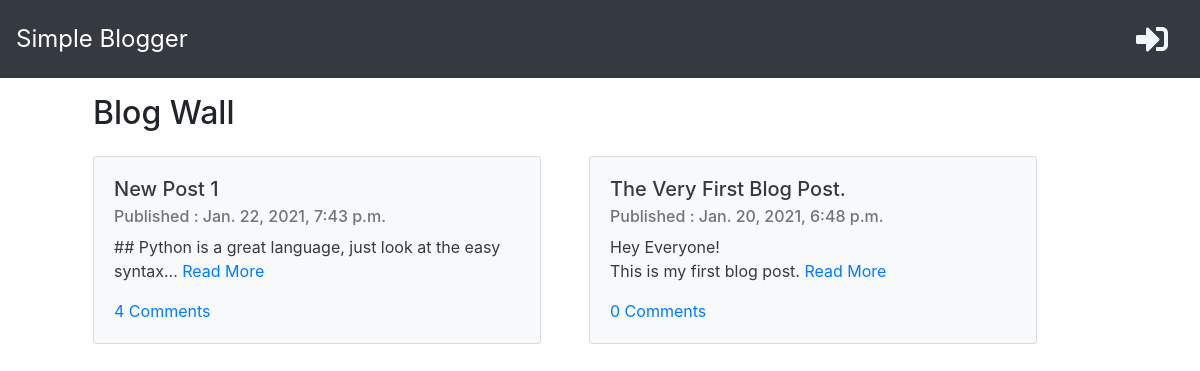
/, run on an earlier commit of the app's database.
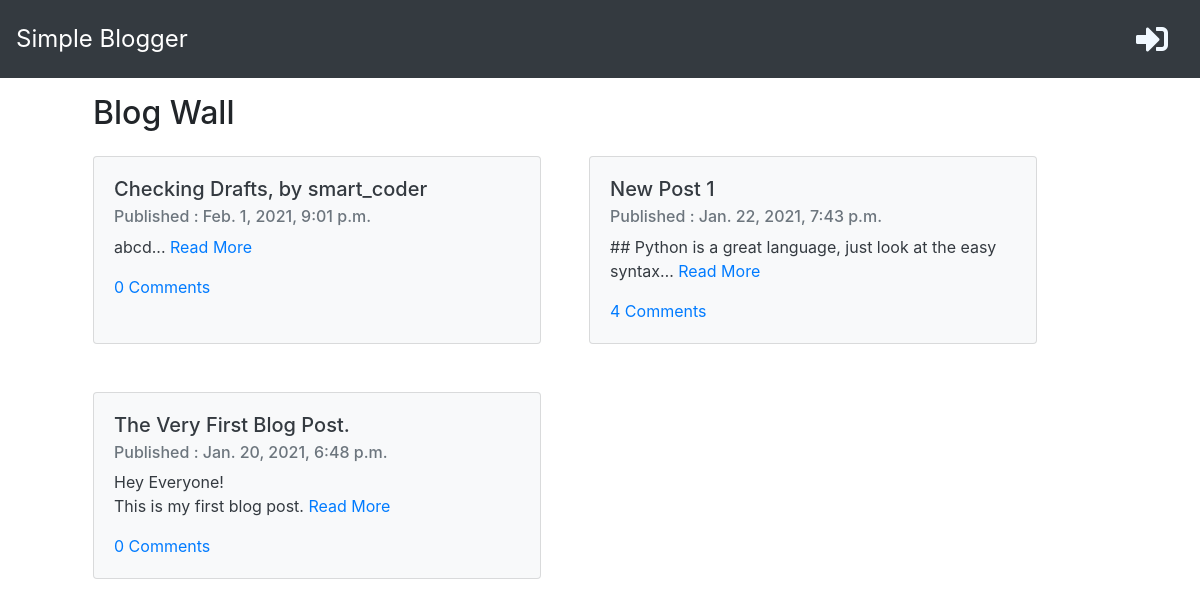
And on a later commit of the database.
### blog/models.py (models this page shows, shortened)
class Post(models.Model):
    author          = models.ForeignKey('auth.User', on_delete=models.CASCADE)
    title           = models.CharField(max_length=150)
    text            = models.TextField()
    created_date    = models.DateTimeField(default=timezone.now)
    published_date  = models.DateTimeField(blank=True, null=True)
    def approved_comments(self):
        return self.comments.filter(approved=True)

### blog/views.py (the view)
# urls.py: path('', post_list, name='post_list'),
def post_list(request):
    posts = Post.objects.filter(published_date__lte=timezone.now()).order_by('-published_date')
    stuff_for_frontend = {'posts': posts}
    return render(request, 'blog/post_list.html', stuff_for_frontend)

### blog/templates/blog/post_list.html (shortened to what this page needs)
{% extends "index.html" %}
{% load markdownify %}
{% block content %}
<div class="container">
    <div class="page-header">
        <h2 class="ml-5 mt-3 mb-4">Blog Wall</h2>
    </div>
    <div class="d-flex flex-wrap">
        {% for post in posts%}
            <div class="card text-dark bg-light mb-5 ml-5" style="width: 28rem;">
                <div class="card-body">
                    <h5 class="card-title">{{post.title}}</h5>
                    <h6 class="card-subtitle mb-2 text-muted">Published : {{post.published_date}}</h6>
                    <p class="card-text">{{post.text|linebreaksbr|truncatechars:60}} <a href="{% url 'post_detail' pk=post.pk %}" class="card-link">Read More</a></p>
                    <a href="{% url 'post_detail' pk=post.pk %}" class="card-link">{{post.approved_comments.count}} Comments</a>
                </div>
            </div>
        {% endfor %}
    </div>
</div>
{% endblock %}

What changed in the data, as far as the page shows it:
added Post: title "Checking Drafts, by smart_coder", published_date "Feb. 1, 2021, 9:01 p.m.", text "abcd...", approved_comments.count "0"
